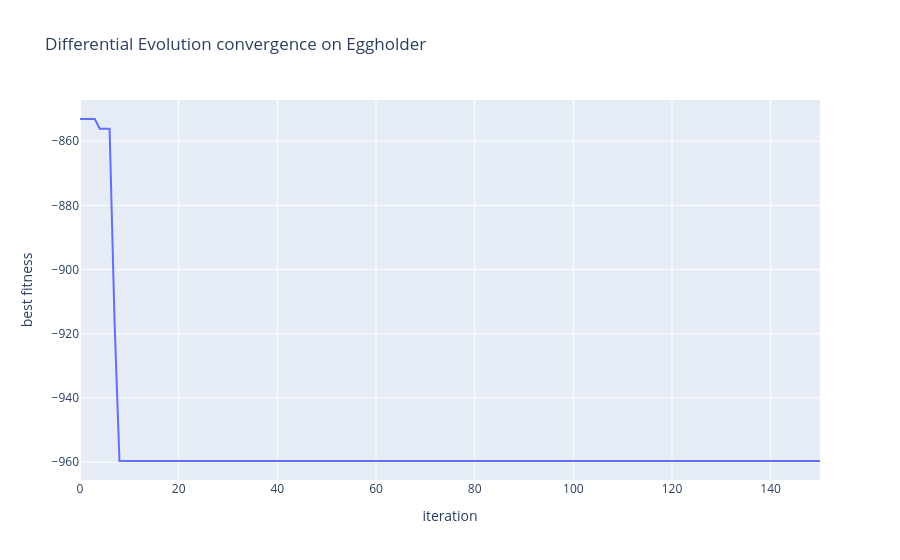

Here is the notebook cell this chart was saved with:
### Code cell
go.Figure(go.Scatter(y=result.fitness_history)).update_layout(
    title='Differential Evolution convergence on Eggholder', xaxis_title='iteration', yaxis_title='best fitness'
).show()

### Figure 1 — Plotly figure (JSON) as saved in the notebook; plotly's stock layout.template omitted (floating-point values rounded to 4 significant figures; data arrays with more than 128 entries replaced by an {"elided": "..."} marker saying what was removed)
{"data": [{"type": "scatter", "y": {"elided": "151 float values"}}], "layout": {"title": {"text": "Differential Evolution convergence on Eggholder"}, "xaxis": {"title": {"text": "iteration"}}, "yaxis": {"title": {"text": "best fitness"}}}}
